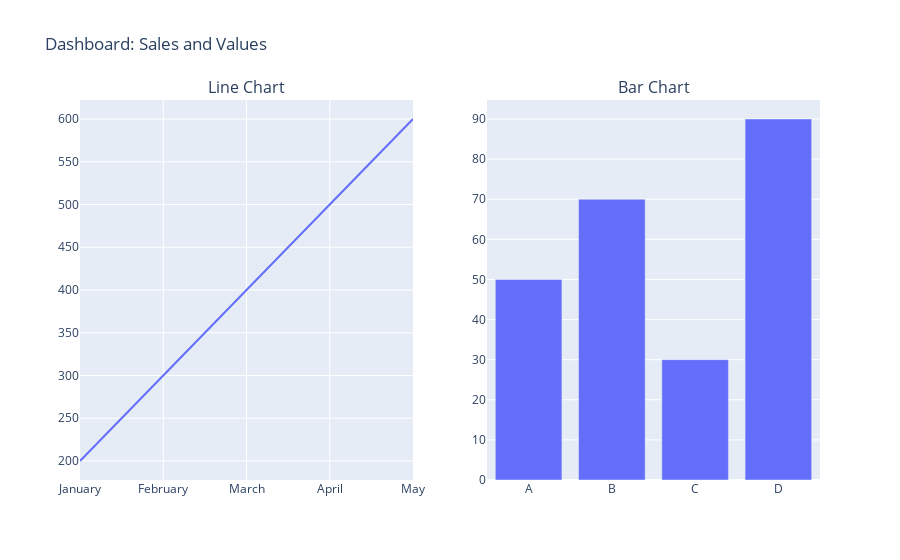

The code cell stored with this chart in its notebook:
### Markdown cell above
## 6. Creating a Dashboard

Plotly allows you to combine multiple plots into a single dashboard, enabling users to interact with different visualizations in one place. Dashboards are especially useful for presenting data to stakeholders or in web applications.

### Code cell
import plotly.express as px
from plotly.subplots import make_subplots

# Sample data for the Line Chart
data_line = {
    'Month': ['January', 'February', 'March', 'April', 'May'],
    'Sales': [200, 300, 400, 500, 600]
}

# Sample data for the Bar Chart
data_bar = {
    'Category': ['A', 'B', 'C', 'D'],
    'Values': [50, 70, 30, 90]
}

# Creating the Line Chart
fig1 = px.line(data_line, x='Month', y='Sales', title='Monthly Sales Over Time')

# Creating the Bar Chart
fig2 = px.bar(data_bar, x='Category', y='Values', title='Values by Category')

# Create a subplot to combine both plots
fig = make_subplots(rows=1, cols=2, subplot_titles=("Line Chart", "Bar Chart"))

# Add the first plot to the first column
fig.add_trace(fig1.data[0], row=1, col=1)

# Add the second plot to the second column
fig.add_trace(fig2.data[0], row=1, col=2)

# Update layout with a common title
fig.update_layout(title_text="Dashboard: Sales and Values")

# Display the dashboard
fig.show()

### Figure 1 — Plotly figure (JSON) as saved in the notebook; plotly's stock layout.template omitted (floating-point values rounded to 4 significant figures)
{"data": [{"hovertemplate": "Month=%{x}<br>Sales=%{y}<extra></extra>", "legendgroup": "", "line": {"color": "#636efa", "dash": "solid"}, "marker": {"symbol": "circle"}, "mode": "lines", "name": "", "orientation": "v", "showlegend": false, "type": "scatter", "x": ["January", "February", "March", "April", "May"], "xaxis": "x", "y": [200, 300, 400, 500, 600], "yaxis": "y"}, {"alignmentgroup": "True", "hovertemplate": "Category=%{x}<br>Values=%{y}<extra></extra>", "legendgroup": "", "marker": {"color": "#636efa", "pattern": {"shape": ""}}, "name": "", "offsetgroup": "", "orientation": "v", "showlegend": false, "textposition": "auto", "type": "bar", "x": ["A", "B", "C", "D"], "xaxis": "x2", "y": [50, 70, 30, 90], "yaxis": "y2"}], "layout": {"annotations": [{"font": {"size": 16}, "showarrow": false, "text": "Line Chart", "x": 0.225, "xanchor": "center", "xref": "paper", "y": 1, "yanchor": "bottom", "yref": "paper"}, {"font": {"size": 16}, "showarrow": false, "text": "Bar Chart", "x": 0.775, "xanchor": "center", "xref": "paper", "y": 1, "yanchor": "bottom", "yref": "paper"}], "title": {"text": "Dashboard: Sales and Values"}, "xaxis": {"anchor": "y", "domain": [0, 0.45]}, "xaxis2": {"anchor": "y2", "domain": [0.55, 1]}, "yaxis": {"anchor": "x", "domain": [0, 1]}, "yaxis2": {"anchor": "x2", "domain": [0, 1]}}}
